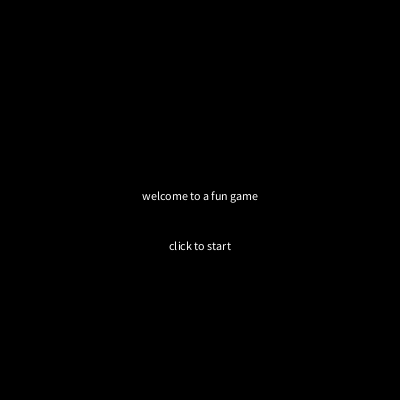
Frame 1 (no input)
Frame 60 (the mouse pressed at the canvas centre just before this capture): identical to frame 1, image omitted
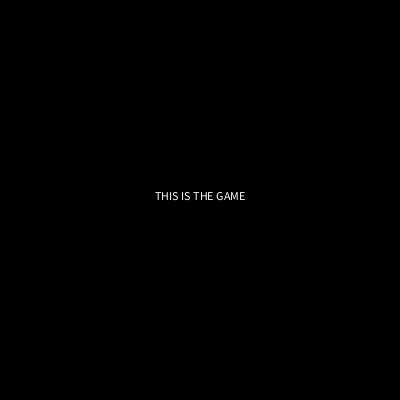
Frame 120 (the mouse held since frame 60 and released just before this capture)

The Processing sketch that drew these frames (run headless with seeded random() and noise(); from frame 60 on, the mouse is pressed at the canvas centre):

// Processing sketch: lesson_11_balloonGame
// ── lesson_11_balloonGame.pde
//Most programs or games exist in different STATES of being
//You can think of a STATE kind of like a SCENE

//We will have three different states; START, GAME, and END
//DECLARE variable to control game states
String gameState = "START";
int score;

void setup(){
  size(400,400);
}

void draw(){
  //if statement will control what user sees based on the GAMESTATE VARIABLE
  //Every state needs a TRANSITION that will lead to the next state
  //The TRANSITION could be a CONDITION based on keyPressed, collision, time, score etc...
  if(gameState == "START"){
    drawStart();
  }else if(gameState == "GAME"){
    drawGame();
  }else if(gameState == "END"){
    drawEnd();
  }
}

//Each user interaction function SHOULD also have an if statement based on Gamestate
//a mouse click does different things in START, GAME, END etc...
void mousePressed(){
  if(gameState == "START"){
    //go to gameState game
    gameState = "GAME";
  }else if (gameState == "GAME"){
    gameState = "END";
  }else if(gameState == "END"){
    gameState = "START";
  }
}

//define the functions that control game behavior
void drawStart(){
  background(0);
  textAlign(CENTER);
  text("welcome to a fun game", width/2, height/2);
  text("click to start", width/2, height/2+50);
}

void drawGame(){
  background(0);
  text("THIS IS THE GAME", width/2, height/2);
}

void drawEnd(){
  background(0);
  text("YOU WON THE GAME", width/2, height/2);
}
